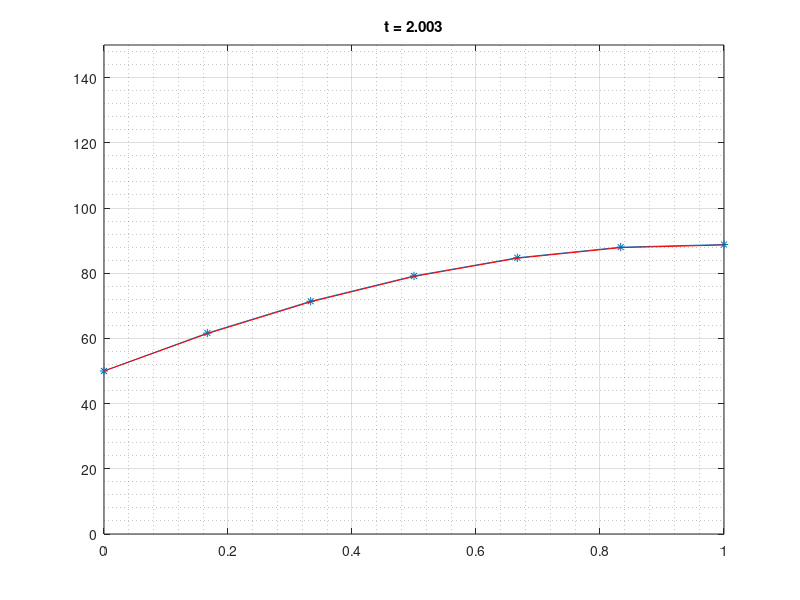

MATLAB code to generate this figure:
#ejercicio 1 - G)
clc;
clear;
#---------DATOS--------
k=2;
H=0;
c=-2;
dx=1/6;#Cant de puntos que se quiere
L1=0;
L2=1;
pcp=1;
x=L1:dx:L2;
n=length(x);
Q=0*ones(length(x));
K=zeros(n);
b=zeros(n,1);
q=5;
#TEMPORAL
T1=0;
T2=2;
dt=0.25*dx*dx/k;
Ttotal=T1:dt:T2;

#ARMADO MATRIZ K
#FUNCIONALIDAD FIJA
#NO VA SIGNO MENOS,OJO
fila = [k/dx^2 -(2*k/dx^2+c) k/dx^2];
  for i=2:(n-1)
    K(i,i-1:i+1)=fila;
    b(i)=Q(i);
end
K(n,:)=zeros(n,1);
K(n,n)=(-2*k/dx^2 - c);
K(n,n-1)=2*k/dx^2;
K(1,1)=1;

b(n)=b(n)-(2*q/dx);
b(1)=50;

#condiciones iniciales nulas
#T(nodo,tiempo)
IDENTIDAD=eye(n);
T_ap=zeros(length(x),length(Ttotal));
T_ap(1,1)=50;#CONDICION DIRICHLET

T_an=73.2433*sin(x)+50*cos(x);
ejes=[L1 L2 -0 150];

for i=1:length(Ttotal)
  figure(1)
  plot(x,T_ap(:,i),'*-')
  title(sprintf('t = %5.3f',i*dt));
  grid on;
  grid minor;
  axis(ejes);
  pause(0.01);


  #FORWARD
  #T_ap(:,i+1)=((dt/pcp)*(K*T_ap(:,i)+b))+T_ap(:,i);
  #T_ap(end,i+1)=50;#CONDICION DIRICHLET

  #BACKWARD
  #T_ap(:,i+1)=((pcp/dt)*IDENTIDAD-K)\(b+(pcp/dt)*T_ap(:,i));
  #T_ap(end,i+1)=50;#CONDICION DIRICHLET

  #CRANK-NICHOLSON
  T_ap(:,i+1)=((pcp/dt)*IDENTIDAD - 0.5*K)\(((0.5*K + (pcp/dt)*IDENTIDAD)*T_ap(:,i)) +b);
  T_ap(1,i+1)=50;#CONDICION DIRICHLET
endfor

hold on;
plot(x,T_an,'r');
